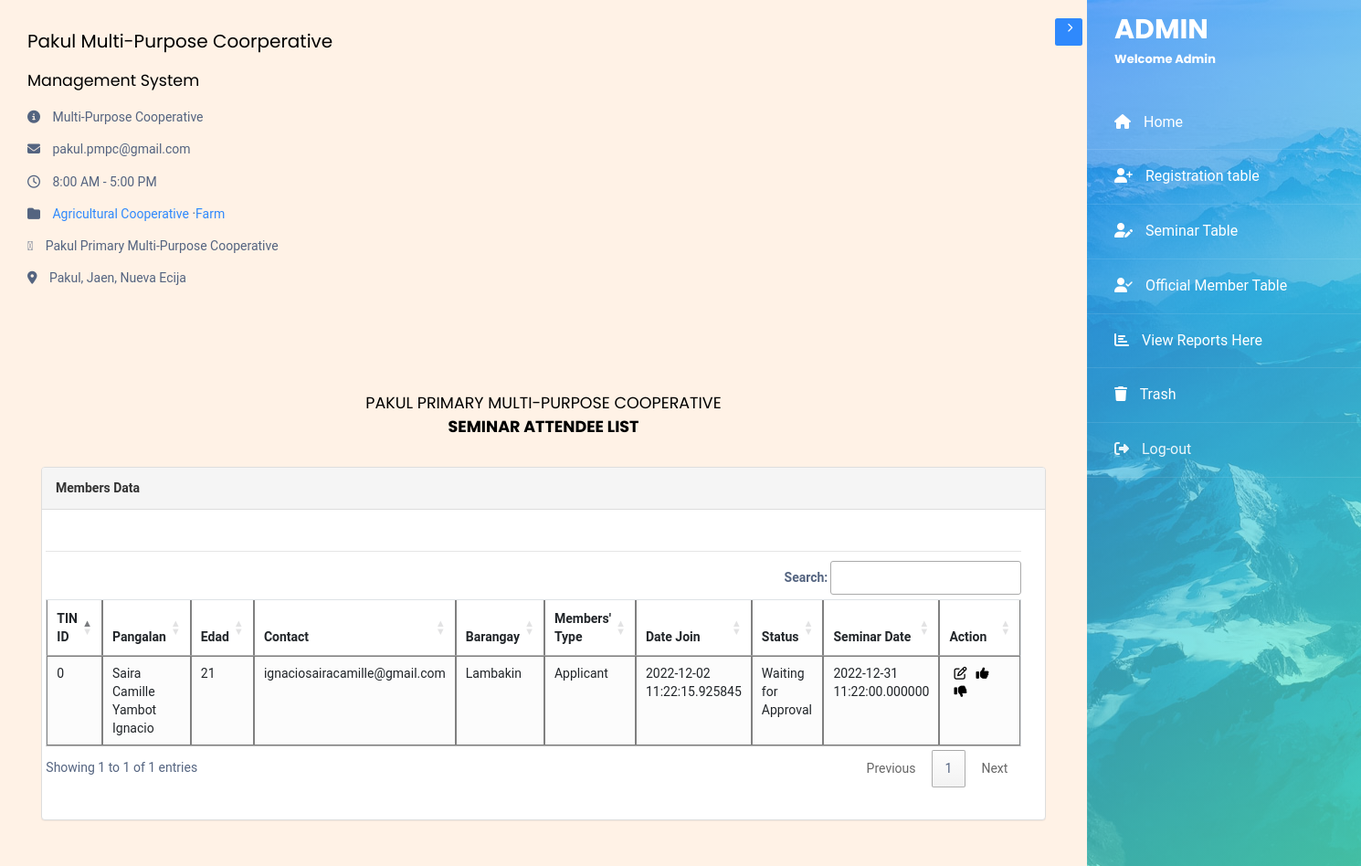
Page /memberslist/seminarlist/seminartable.php on the committed database.
### tables this page shows
CREATE TABLE `seminar` (
  `id` int(12) NOT NULL,
  `picture` blob NOT NULL,
  `tin` varchar(100) NOT NULL,
  `pangalan` varchar(100) NOT NULL,
  `edad` varchar(100) NOT NULL,
  `barangay` varchar(100) NOT NULL,
  `bayan` varchar(100) NOT NULL,
  `attended` varchar(255) NOT NULL,
  `interview` varchar(255) NOT NULL,
  `requirements` varchar(255) NOT NULL,
  `INCreq` varchar(255) NOT NULL,
  `pay` varchar(255) NOT NULL,
  `howmuch` varchar(255) NOT NULL,
  `howmuch2` varchar(100) NOT NULL,
  `howmuch3` varchar(100) NOT NULL,
  `date_join` datetime(6) NOT NULL,
  `type` varchar(255) NOT NULL,
  `status` varchar(100) NOT NULL,
  `seminardate` datetime(6) NOT NULL,
  `clearance` blob NOT NULL,
  `marriage` blob NOT NULL,
  `contact` varchar(100) NOT NULL,
  `firstname` varchar(100) NOT NULL,
  `middlename` varchar(100) NOT NULL,
  `lastname` varchar(100) NOT NULL,
  `reasondisapproval` varchar(100) NOT NULL
);

### memberslist/seminarlist/seminartable.php (the view, shortened to what this page needs)
<!doctype html>
<html lang="en">
  <head>
  <link rel="stylesheet" href="https://stackpath.bootstrapcdn.com/font-awesome/4.7.0/css/font-awesome.min.css">
    <link rel="stylesheet" href="https://maxcdn.bootstrapcdn.com/bootstrap/3.3.6/css/bootstrap.min.css" />
    <link rel="stylesheet" href="https://cdn.datatables.net/1.10.12/css/dataTables.bootstrap.min.css" />
   <link rel="stylesheet" href="https://cdn.datatables.net/1.12.1/css/jquery.dataTables.min.css">
   <link rel="stylesheet" href="https://cdn.datatables.net/buttons/2.2.3/css/buttons.dataTables.min.css">
    <link rel="stylesheet" href="../../adminpage/css/style.css">
  </head>
  <body>
  <div id="hj">
    <div class="wrapper d-flex align-items-stretch">
      <nav id="sidebar" class="order-last" class="img" style="background-image: url(images/bg_1.jpg);">
        <div class="custom-menu">
          <button type="button" id="sidebarCollapse" class="btn btn-primary">
          </button>
        </div>
        <div class="">
          <h1><a href="../adminpage/admin.php" class="logo">ADMIN <span>Welcome Admin</span></a></h1>
          <ul class="list-unstyled components mb-5">
          <li class="active">
              <a href="../../adminpage/admin.php"><span class="fa fa-home mr-3"></span> Home</a>
            </li>
            <li class="active">
              <a href="../registrationtable/registertable.php"><span class="fas fa-user-plus mr-3"></span> Registration table</a>
            </li>
            <li class="active">
              <a href="../seminarlist/seminartable.php"><span class="fas fa-user-edit mr-3"></span> Seminar Table</a>
            </li>
            <li class="active">
              <a href="../memberstable/member.php"><span class="fas fa-user-check mr-3"></span> Official Member Table</a>
            </li>
             <li class="active">
              <a href="../charts/seminarcharts.php"><span class="fas fa-bar-chart mr-3"></span> View Reports Here</a>
            </li>
            <li class="active">
              <a href="../trash/trashtable.php"><span class="fas fa-trash mr-3"></span> Trash</a>
            </li>
            <li>
              <a href="../../logout-admin.php"><span class="fas fa-sign-out-alt mr-3"></span> Log-out</a>
            </li>
          </ul>
        </div>
      </nav>
      <div id="content" class="p-4 p-md-5 pt-5">
        <h2 class="mb-4">Pakul Multi-Purpose Coorperative</h2>
        <h3 class="mb-4">Management System</h3>
        <p><span class="fa fa-info-circle mr-3"></span> Multi-Purpose Cooperative</p>
        <p><span class="fa fa-envelope mr-3"></span> pakul.pmpc@gmail.com</p>
        <p><span class="fa fa-clock-o mr-3"></span> 8:00 AM - 5:00 PM</p>
         <p><span class="fa fa-folder mr-3"></span><a href="https://www.facebook.com/search/?bqf=str%2FAgricultural%2BCooperative%2Fkeywords_pages&ref=page_about_category&f=AbpxaZHLVQP7A2U26Xyn06xVdSEfTnubwgpamUn1y6reaGmDWiqLfxPIwzSDtkHwnmUQr7puNFr9sNHi2sShzHmh1I9nOgazkvnO3lEmpE0deP4sYtKGoNJR8DFLYN92VLxXBYpGCozvpSh7AxkPnkpZ"> Agricultural Cooperative </a>·<a href="https://www.facebook.com/search/?bqf=str%2FFarm%2Fkeywords_pages&ref=page_about_category&f=AbqZBcvgt5_Uz3sG7B1blgqtKq3FkuQiizoGWOXBx9QrFQRFSqchj8LsSTzFFmzjF0tevn97kaDROm5R-z5Vf1F5S4h50e-Xs4FdE7enBDSwBqRrIyKGdF6RyW9pv4kRU_g">Farm</a></p>
         <p><span class=" fa-facebook-square mr-3"></span> Pakul Primary Multi-Purpose Cooperative</p>
         <p><span class="fa fa-map-marker mr-3"></span> Pakul, Jaen, Nueva Ecija</p>
<br><br><br><br>
<div class="container">
			<h3 align="center">PAKUL PRIMARY MULTI-PURPOSE COOPERATIVE<br><b>SEMINAR ATTENDEE LIST</b> </h3>
			<br />
			<div class="panel panel-default">
				<div class="panel-heading"><b>Members Data</b></div>
				<div class="panel-body">
					<div class="table-responsive">
                    <div class="form-group">
                    <hr>
                </div>
						<table class="table table-striped table-hover table-bordered" id="example" >
            <thead>
                <tr>
                            <th>TIN ID</th>
                            <th>Pangalan</th>
                            <th>Edad</th>
                            <th>Contact</th>
                            <th>Barangay</th>
                            <th>Members' Type</th>
                            <th>Date Join</th>
                            <th>Status</th>
                            <th>Seminar Date</th>
                            <th>Action</th>
                </tr>
            </thead>
            <tbody>
            <?php
            $pdo = Database::connect();
            $sql = 'SELECT * FROM `seminar` WHERE 1';
            foreach ($pdo->query($sql) as $row) {
              echo '<tr>';
              echo '<td>' . $row['tin'] . '</td>';
              echo '<td>' . $row['firstname']  ." ". $row['middlename']  ." ".  $row['lastname'] .'</td>';
              echo '<td>' . $row['edad'] . '</td>';
              echo '<td>' . $row['contact'] . '</td>';
              echo '<td>' . $row['barangay'] . '</td>';
              echo '<td>' . $row['type'] . '</td>';
              echo '<td>' . $row['date_join'] . '</td>';
              echo '<td>' . $row['status'] . '</td>';
              echo '<td>' . $row['seminardate'] . '</td>';
              echo '<td>'.'
              <a title="Edit Seminar" href="editseminar.php?id='.$row['id'].'">
              <span class="fa fa-edit "></span></a>'.'<a title="Approve" href="editapprove.php?id='.$row['id'].'">
              <span class="fa fa-thumbs-up "></span></a>'.'
                          <a title="Disapprove" href="editdecline.php?id='.$row['id'].'">
              <span class="fa fa-thumbs-down " aria-hidden="true"></span></a>
              </td>';
              echo '</tr>';
            }
            ?>
            </tbody>
            </table>
					</div>
				</div>
			</div>
		</div>
  </body>
</html>

### memberslist/seminarlist/seminartable.php (style rules this page uses)
body { color: #546480; background: #f5f5f5; font-family: 'Roboto', sans-serif; overflow-x: hidden; height: 100%; width: 100%; }
.table-responsive { margin: 20px 0; margin-left: -1%; }
table.table tr th, table.table tr td { border-color: grey; }
table.table-striped tbody tr:nth-of-type(odd) { background-color: #fcfcfc; }
table.table td:last-child { width: 130px; }
table.table td a { color: black; display: inline-block; margin: 0 5px; }
#hj { background-color: #fff2e6; }

### rows in the picture
seminar: tin "0", firstname "Saira Camille", middlename "Yambot", lastname "Ignacio", edad "21", contact "ignaciosairacamille@gmail.com", barangay "Lambakin", type "Applicant", date_join "2022-12-02 11:22:15.925845", status "Waiting for Approval", seminardate "2022-12-31 11:22:00.000000"
